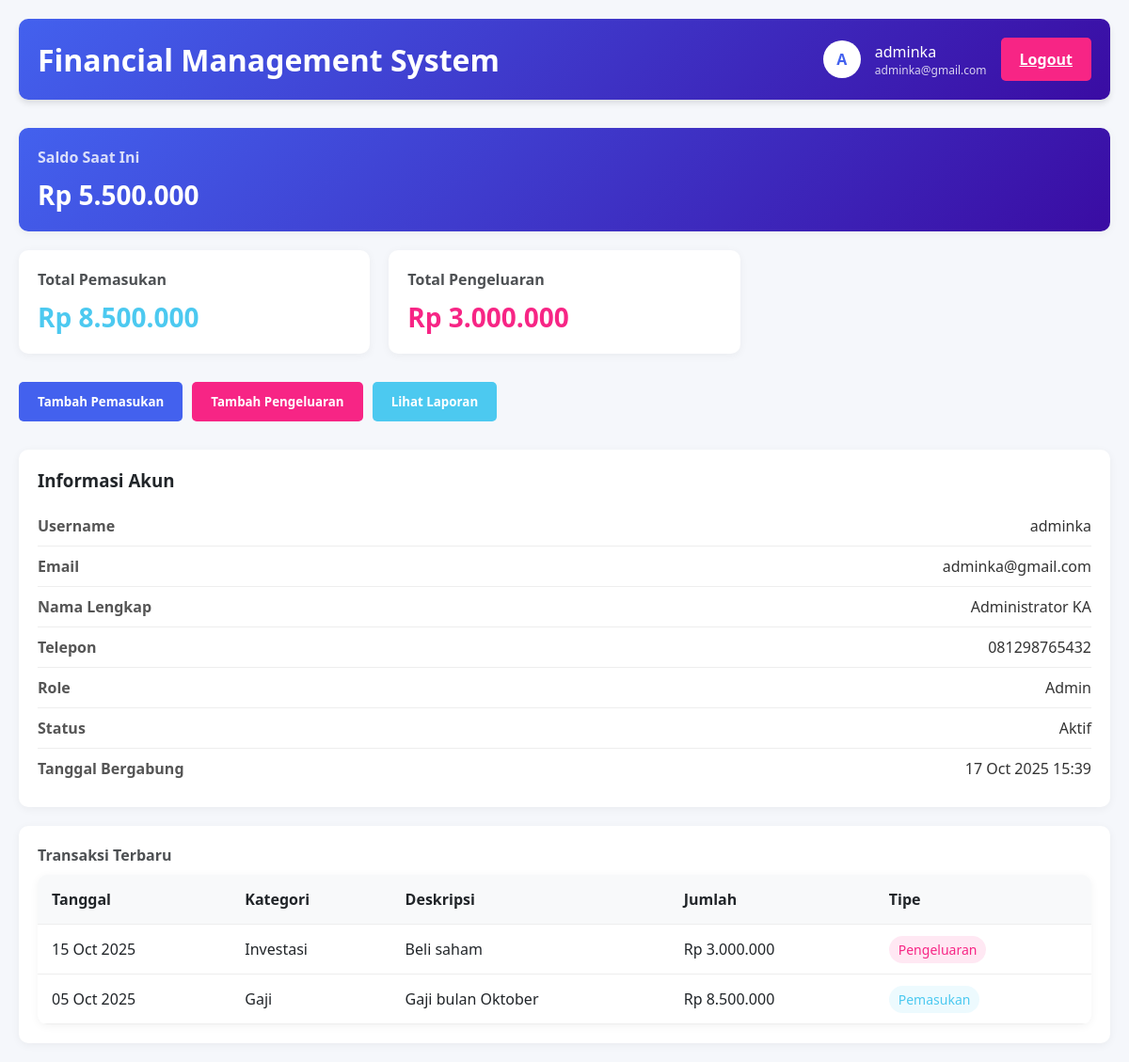
Page /dashboard.php (signed in) on the committed database.
### tables this page shows
CREATE TABLE `user_profiles` (
  `id` int(11) NOT NULL,
  `user_id` int(11) NOT NULL,
  `full_name` varchar(255) DEFAULT NULL,
  `phone` varchar(20) DEFAULT NULL,
  `address` text DEFAULT NULL,
  `birth_date` date DEFAULT NULL,
  `created_at` timestamp NULL DEFAULT current_timestamp(),
  `updated_at` timestamp NOT NULL DEFAULT current_timestamp() ON UPDATE current_timestamp()
);

CREATE TABLE `user` (
  `id` int(11) NOT NULL,
  `username` varchar(100) NOT NULL,
  `email` varchar(255) NOT NULL,
  `password` varchar(255) NOT NULL,
  `role` enum('user','admin') DEFAULT 'user',
  `is_active` tinyint(1) DEFAULT 1,
  `created_at` timestamp NULL DEFAULT current_timestamp(),
  `update_at` timestamp NOT NULL DEFAULT current_timestamp() ON UPDATE current_timestamp()
);

CREATE TABLE `transactions` (
  `id` int(11) NOT NULL,
  `user_id` int(11) NOT NULL,
  `category_id` int(11) NOT NULL,
  `amount` decimal(15,2) NOT NULL,
  `description` text DEFAULT NULL,
  `transaction_date` date NOT NULL,
  `type` enum('income','expense') NOT NULL,
  `created_at` timestamp NULL DEFAULT current_timestamp(),
  `updated_at` timestamp NOT NULL DEFAULT current_timestamp() ON UPDATE current_timestamp()
);

CREATE TABLE `categories` (
  `id` int(11) NOT NULL,
  `name` varchar(100) NOT NULL,
  `type` enum('income','expense') NOT NULL,
  `description` text DEFAULT NULL,
  `created_at` timestamp NULL DEFAULT current_timestamp(),
  `updated_at` timestamp NOT NULL DEFAULT current_timestamp() ON UPDATE current_timestamp()
);

### dashboard.php (the view, shortened to what this page needs)
<?php
include 'config.php';
$user_id = $_SESSION['user_id'];
$user_sql = "SELECT u.*, up.full_name, up.phone, up.address, up.birth_date
             FROM user u
             LEFT JOIN user_profiles up ON u.id = up.user_id
             WHERE u.id = ?";
$user_stmt = $conn->prepare($user_sql);
$user_stmt->bind_param("i", $user_id);
$user_stmt->execute();
$user_result = $user_stmt->get_result();
$user = $user_result->fetch_assoc();
$transactions_sql = "SELECT t.*, c.name as category_name
                     FROM transactions t
                     JOIN categories c ON t.category_id = c.id
                     WHERE t.user_id = ?
                     ORDER BY t.transaction_date DESC
                     LIMIT 5";
$transactions_stmt = $conn->prepare($transactions_sql);
$transactions_stmt->bind_param("i", $user_id);
$transactions_stmt->execute();
$transactions_result = $transactions_stmt->get_result();
$transactions = $transactions_result->fetch_all(MYSQLI_ASSOC);
$income_sql = "SELECT SUM(amount) as total FROM transactions WHERE user_id = ? AND type = 'income'";
$income_stmt = $conn->prepare($income_sql);
$income_stmt->bind_param("i", $user_id);
$income_stmt->execute();
$income_result = $income_stmt->get_result();
$total_income = $income_result->fetch_assoc()['total'] ?? 0;
$expense_sql = "SELECT SUM(amount) as total FROM transactions WHERE user_id = ? AND type = 'expense'";
$expense_stmt = $conn->prepare($expense_sql);
$expense_stmt->bind_param("i", $user_id);
$expense_stmt->execute();
$expense_result = $expense_stmt->get_result();
$total_expense = $expense_result->fetch_assoc()['total'] ?? 0;
$balance = $total_income - $total_expense;
?>
<!DOCTYPE html>
<html lang="id">
<head>
</head>
<body>
    <div class="container">
        <header>
            <div class="header-content">
                <h1>Financial Management System</h1>
                <div class="user-info">
                    <div class="user-avatar"><?php echo strtoupper(substr($user['username'], 0, 1)); ?></div>
                    <div>
                        <div id="username-display"><?php echo $user['username']; ?></div>
                        <div style="font-size:12px;opacity:0.8;"><?php echo $user['email']; ?></div>
                    </div>
                    <a href="?logout=true" class="btn btn-danger">Logout</a>
                </div>
            </div>
        </header>
        <div class="dashboard">
            <div class="card balance-card">
                <h3>Saldo Saat Ini</h3>
                <div class="amount">Rp <?php echo number_format($balance, 0, ',', '.'); ?></div>
            </div>
            <div class="card income">
                <h3>Total Pemasukan</h3>
                <div class="amount">Rp <?php echo number_format($total_income, 0, ',', '.'); ?></div>
            </div>
            <div class="card expense">
                <h3>Total Pengeluaran</h3>
                <div class="amount">Rp <?php echo number_format($total_expense, 0, ',', '.'); ?></div>
            </div>
        </div>
        <div class="actions">
            <button class="btn btn-primary" id="add-income">Tambah Pemasukan</button>
            <button class="btn btn-danger" id="add-expense">Tambah Pengeluaran</button>
            <button class="btn btn-success" id="view-report">Lihat Laporan</button>
        </div>
        <div class="info-card">
            <h3 style="margin-bottom: 15px;">Informasi Akun</h3>
            <div class="info-row">
                <span class="info-label">Username</span>
                <span class="info-value"><?php echo $user['username']; ?></span>
            </div>
            <div class="info-row">
                <span class="info-label">Email</span>
                <span class="info-value"><?php echo $user['email']; ?></span>
            </div>
            <div class="info-row">
                <span class="info-label">Nama Lengkap</span>
                <span class="info-value"><?php echo $user['full_name'] ? $user['full_name'] : '-'; ?></span>
            </div>
            <div class="info-row">
                <span class="info-label">Telepon</span>
                <span class="info-value"><?php echo $user['phone'] ? $user['phone'] : '-'; ?></span>
            </div>
            <div class="info-row">
                <span class="info-label">Role</span>
                <span class="info-value"><?php echo $user['role'] ? ucfirst($user['role']) : 'User'; ?></span>
            </div>
            <div class="info-row">
                <span class="info-label">Status</span>
                <span class="info-value"><?php echo $user['is_active'] ? 'Aktif' : 'Nonaktif'; ?></span>
            </div>
            <div class="info-row">
                <span class="info-label">Tanggal Bergabung</span>
                <span class="info-value"><?php echo date('d M Y H:i', strtotime($user['created_at'])); ?></span>
            </div>
        </div>
        <div class="card">
            <h3>Transaksi Terbaru</h3>
            <table>
                <thead>
                    <tr>
                        <th>Tanggal</th>
                        <th>Kategori</th>
                        <th>Deskripsi</th>
                        <th>Jumlah</th>
                        <th>Tipe</th>
                    </tr>
                </thead>
                <tbody>
                    <?php if (count($transactions) > 0): ?>
                        <?php foreach ($transactions as $transaction): ?>
                        <tr>
                            <td><?php echo date('d M Y', strtotime($transaction['transaction_date'])); ?></td>
                            <td><?php echo $transaction['category_name']; ?></td>
                            <td><?php echo $transaction['description']; ?></td>
                            <td>Rp <?php echo number_format($transaction['amount'], 0, ',', '.'); ?></td>
                            <td>
                                <span class="<?php echo $transaction['type'] === 'income' ? 'income-badge' : 'expense-badge'; ?>">
                                    <?php echo $transaction['type'] === 'income' ? 'Pemasukan' : 'Pengeluaran'; ?>
                                </span>
                            </td>
                        </tr>
                        <?php endforeach; ?>
                    <?php else: ?>
                        <tr>
                            <td colspan="5" style="text-align: center;">Belum ada transaksi</td>
                        </tr>
                    <?php endif; ?>
                </tbody>
            </table>
        </div>
    </div>
</body>
</html>

### dashboard.php (style rules this page uses)
:root { --primary:#4361ee;--secondary:#3a0ca3;--success:#4cc9f0;--danger:#f72585;--light:#f8f9fa;--dark:#212529; }
* { margin:0;padding:0;box-sizing:border-box;font-family:'Segoe UI', Tahoma, Geneva, Verdana, sans-serif; }
body { background-color:#f5f7fb;color:var(--dark); }
.container { max-width:1200px;margin:0 auto;padding:20px; }
header { background:linear-gradient(135deg,var(--primary),var(--secondary));color:white;padding:20px 0;border-radius:10px;margin-bottom:30px;box-shadow:0 4px 6px rgba(0,0,0,0.1); }
.header-content { display:flex;justify-content:space-between;align-items:center;padding:0 20px; }
.user-info { display:flex;align-items:center;gap:15px; }
.user-avatar { width:40px;height:40px;border-radius:50%;background-color:white;display:flex;align-items:center;justify-content:center;color:var(--primary);font-weight:bold; }
.dashboard { display:grid;grid-template-columns:1fr 1fr 1fr;gap:20px;margin-bottom:30px; }
.card { background:white;border-radius:10px;padding:20px;box-shadow:0 2px 10px rgba(0,0,0,0.05); }
.balance-card { background:linear-gradient(135deg,var(--primary),var(--secondary));color:white;grid-column:span 3; }
.card h3 { margin-bottom:10px;font-size:16px;opacity:0.8; }
.card .amount { font-size:28px;font-weight:bold; }
.income .amount { color:var(--success); }
.expense .amount { color:var(--danger); }
.actions { display:flex;gap:10px;margin-bottom:30px; }
.btn { padding:12px 20px;border:none;border-radius:5px;cursor:pointer;font-weight:600;transition:all 0.3s; }
.btn-primary { background-color:var(--primary);color:white; }
.btn-success { background-color:var(--success);color:white; }
.btn-danger { background-color:var(--danger);color:white; }
table { width:100%;border-collapse:collapse;background:white;border-radius:10px;overflow:hidden;box-shadow:0 2px 10px rgba(0,0,0,0.05); }
th,td { padding:15px;text-align:left;border-bottom:1px solid #eee; }
th { background-color:var(--light);font-weight:600; }
.income-badge { background-color:rgba(76,201,240,0.1);color:var(--success);padding:5px 10px;border-radius:20px;font-size:14px; }
.expense-badge { background-color:rgba(247,37,133,0.1);color:var(--danger);padding:5px 10px;border-radius:20px;font-size:14px; }
.info-card { background:white;border-radius:10px;padding:20px;box-shadow:0 2px 10px rgba(0,0,0,0.05);margin-bottom:20px; }
.info-row { display:flex;justify-content:space-between;padding:10px 0;border-bottom:1px solid #eee; }
.info-row:last-child { border-bottom:none; }
.info-label { font-weight:600;color:#555; }
.info-value { color:#333; }

### rows in the picture
user_profiles: user.username "A", user.username "adminka", user.email "adminka@gmail.com", full_name "Administrator KA", phone "081298765432", user.role "Admin", user.created_at "17 Oct 2025 15:39"
transactions: transaction_date "15 Oct 2025", category.name "Investasi", description "Beli saham", amount "3.000.000", type "Pengeluaran"
transactions: transaction_date "05 Oct 2025", category.name "Gaji", description "Gaji bulan Oktober", amount "8.500.000", type "Pemasukan"

### other values in the picture
$balance "5.500.000"
$total_income "8.500.000"
$total_expense "3.000.000"
